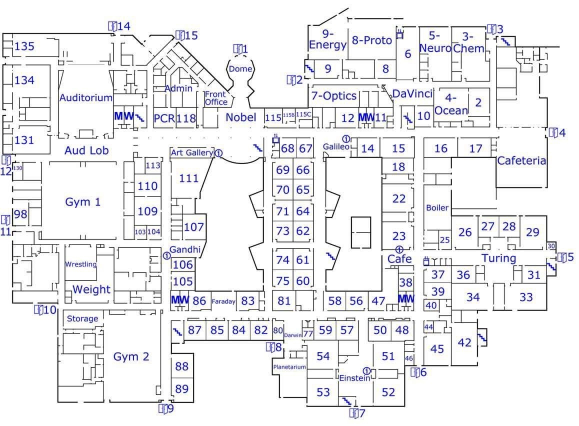
#> input picture images/floor1.jpg, 1157 x 852 px (shown at 1/2 size)
$ python get_symbols.py
#> lines starting #> are read from the running program, lines starting #| are printed output that depends on the picture; after the words box and inside, x2 and y2 are one past the last pixel; in counts of white or black regions, pixels touching at a corner belong together
### drawing.py
from colorsys import hls_to_rgb
from PIL import Image
from random import random


def image_to_bw(image, threshold):
    """
    Converts a PIL image to only black and white pixels
    given a black and white threshold
    """

    width, height = image.size[0], image.size[1]
    pixels = image.load()

    for x in range(width):
        for y in range(height):
            r, g, b = pixels[x, y]
            if 0.2126*r + 0.7152*g + 0.0722*b < threshold: # Check if pixel is relatively dark
                pixels[x, y] = (0, 0, 0)
            else:
                pixels[x, y] = (255, 255, 255)

    return image


# [106 lines left out: functions flood, draw_square, draw_line, draw_boxes, remove_box, not called in this run]


def create_image_from_box(pixels, x1, x2, y1, y2, padding, boxes = []):
    """
    Given box coordinates, return image generated around that box
    (from initial map) with or without padding
    """

    image2 = Image.new("RGB", (x2 - x1 + 1 + 2*padding, y2 - y1 + 1 + 2*padding), color = "white")
    pixels2 = image2.load()
    for x in range(x1 + 1, x2):
        for y in range(y1 + 1, y2):
            if pixels[x, y] == (0, 0, 0):
                if not boxes or any(b[0] < x < b[1] and b[2] < y < b[3] for b in boxes):
                    pixels2[x - x1 + padding, y - y1 + padding] = pixels[x, y]

    image2 = image2.convert("L")
    return image2


# [16 lines left out: function print_image_with_ascii, not called in this run]

### get_symbols.py
from drawing import image_to_bw, create_image_from_box
from PIL import Image

image = Image.open("images/floor1.jpg")
#> image is the input picture: PIL image 1157x852 RGB; mean R, G, B 235.9, 235.8, 238.2
BW_THRESHOLD = 150

print("Converting to black and white...")
image = image_to_bw(image, BW_THRESHOLD)
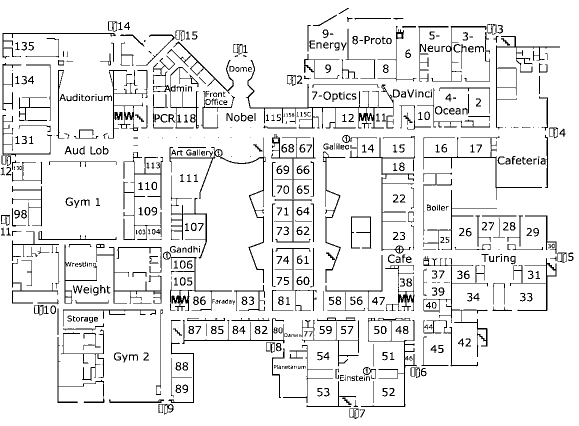
#> image: PIL image 1157x852 RGB (shown at 1/2 size); 92.1% white; black in thin lines or dots
pixels = image.load()

boxes = {
    "door": [
        (467, 88, 484, 108),
        (574, 150, 591, 171),
        (975, 45, 992, 69),
        (1098, 255, 1115, 276),
        (1115, 505, 1132, 525),
        (821, 735, 839, 755),
        (699, 817, 716, 837),
        (317, 808, 334, 828),
        (68, 610, 86, 630),
        (2, 430, 19, 450),
        (3, 311, 21, 331),
        (216, 43, 234, 63),
        (351, 61, 368, 81)
    ],

    "stairs": [
        (270, 229, 287, 243),
        (506, 288, 524, 302),
        (955, 667, 971, 682),
        (346, 657, 363, 671),
        (611, 130, 627, 144),
        (684, 795, 702, 809),
        (652, 505, 669, 519),
        (1002, 76, 1019, 90)
    ],

    "none": [
        (116, 120, 128, 130),
        (128, 267, 138, 275),
        (398, 154, 411, 167)
    ]
}

for symbol, box in boxes.items():
    for i, b in enumerate(box):
        x1, y1, x2, y2 = b
        image2 = create_image_from_box(pixels, x1 - 1, x2 + 1, y1 - 1, y2 + 1, 0)
        image2 = image2.crop((1, 1, x2 - x1 + 1, y2 - y1 + 1))
        image2.save("images/" + symbol + str(i + 1) + ".png")
#> this loop made 3 passes
#> pass 1, in create_image_from_box, `image2 = image2.convert("L")`:
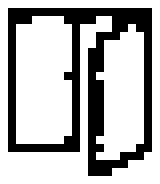
#> image2: PIL image 20x23 L (shown 8 times larger); 71.5% white; black in thin lines or dots, all inside (x1, y1, x2, y2) = (1, 1, 19, 22)
#> pass 1, `image2.save("images/" + symbol + str(i + 1) + ".png")`:
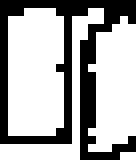
#> saved as door1.png: PIL image 17x20 L (shown 8 times larger); 67.6% white; black in thin lines or dots

$ run again, with images/map.JPG copied over images/floor1.jpg
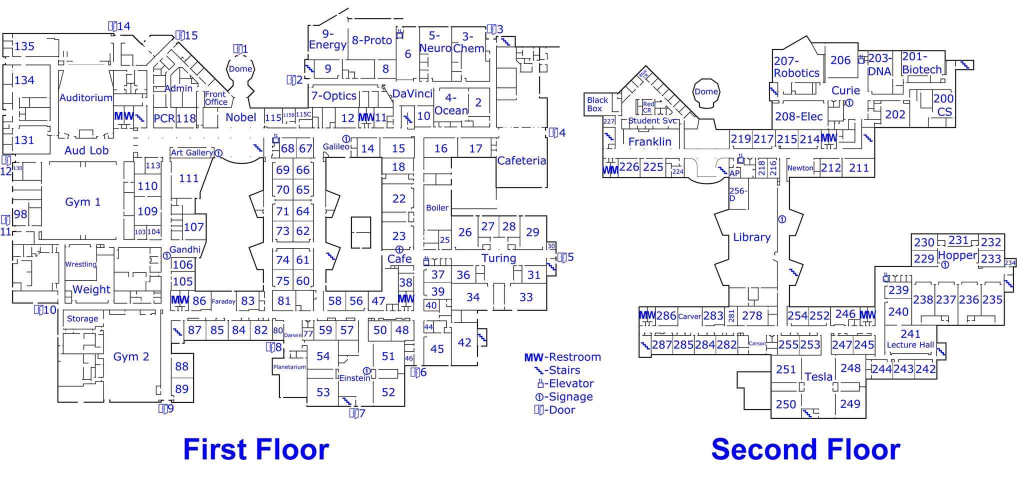
#> input picture images/map.JPG, 2048 x 990 px (shown at 1/2 size)
#> image is the input picture: PIL image 2048x990 RGB; mean R, G, B 238.3, 238.2, 242
#> `image = image_to_bw(image, BW_THRESHOLD)`:
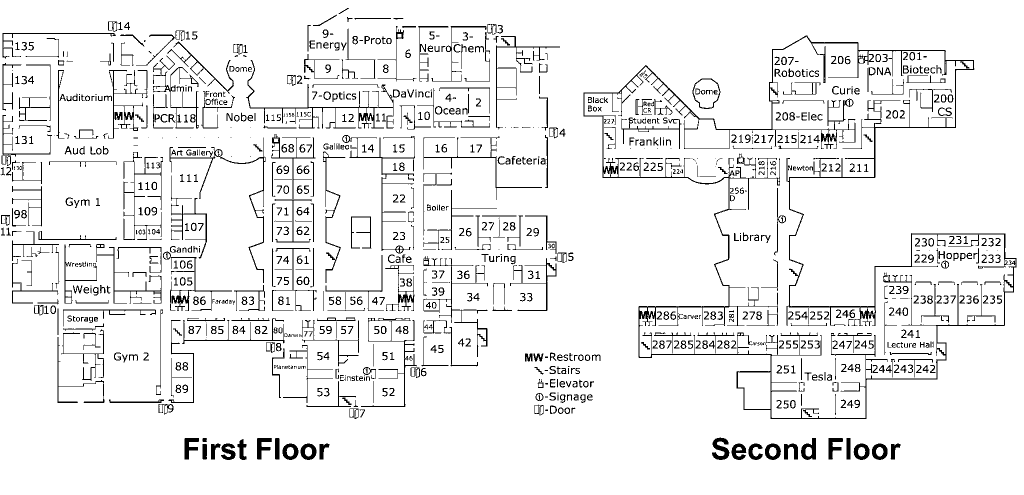
#> image: PIL image 2048x990 RGB (shown at 1/2 size); 93.1% white; black in thin lines or dots
